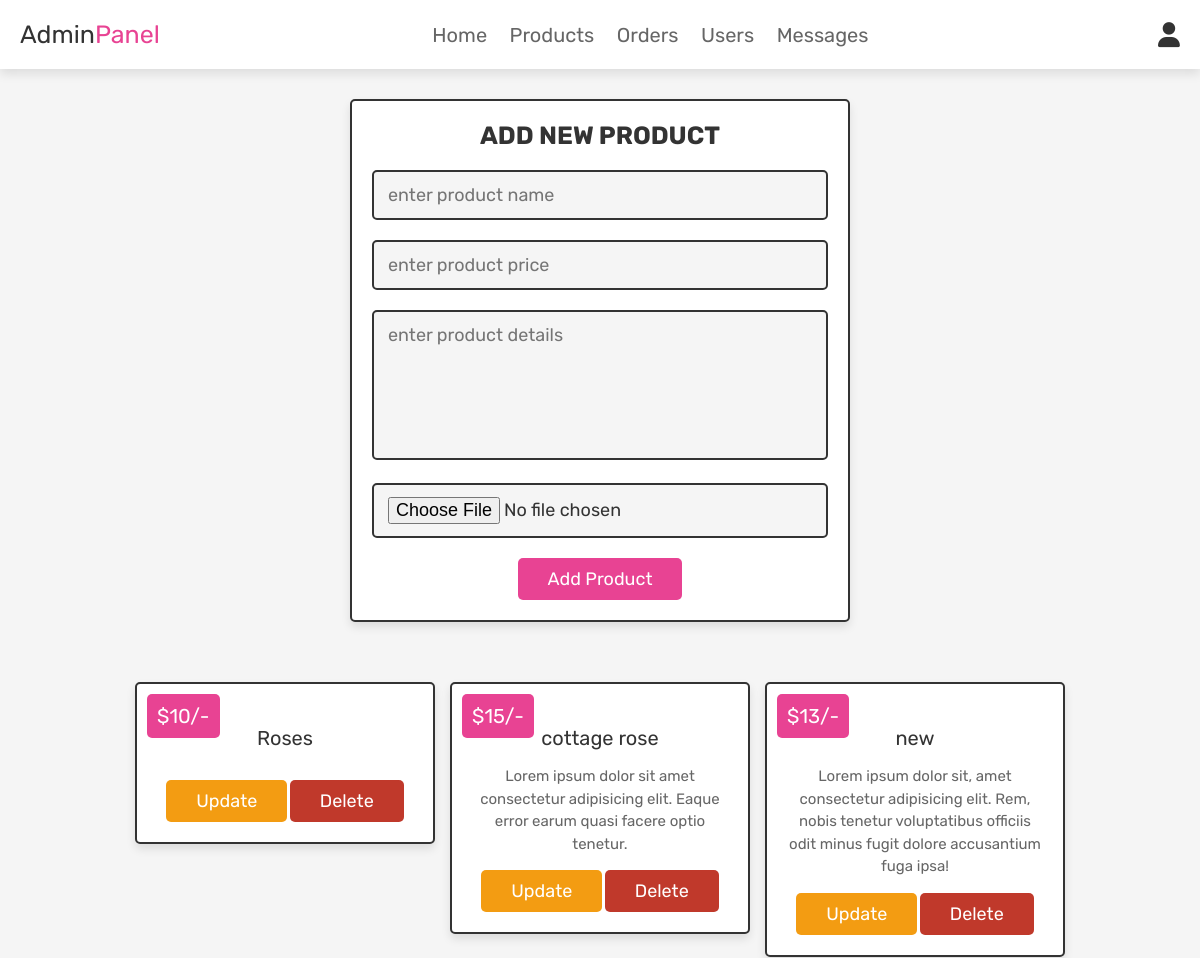
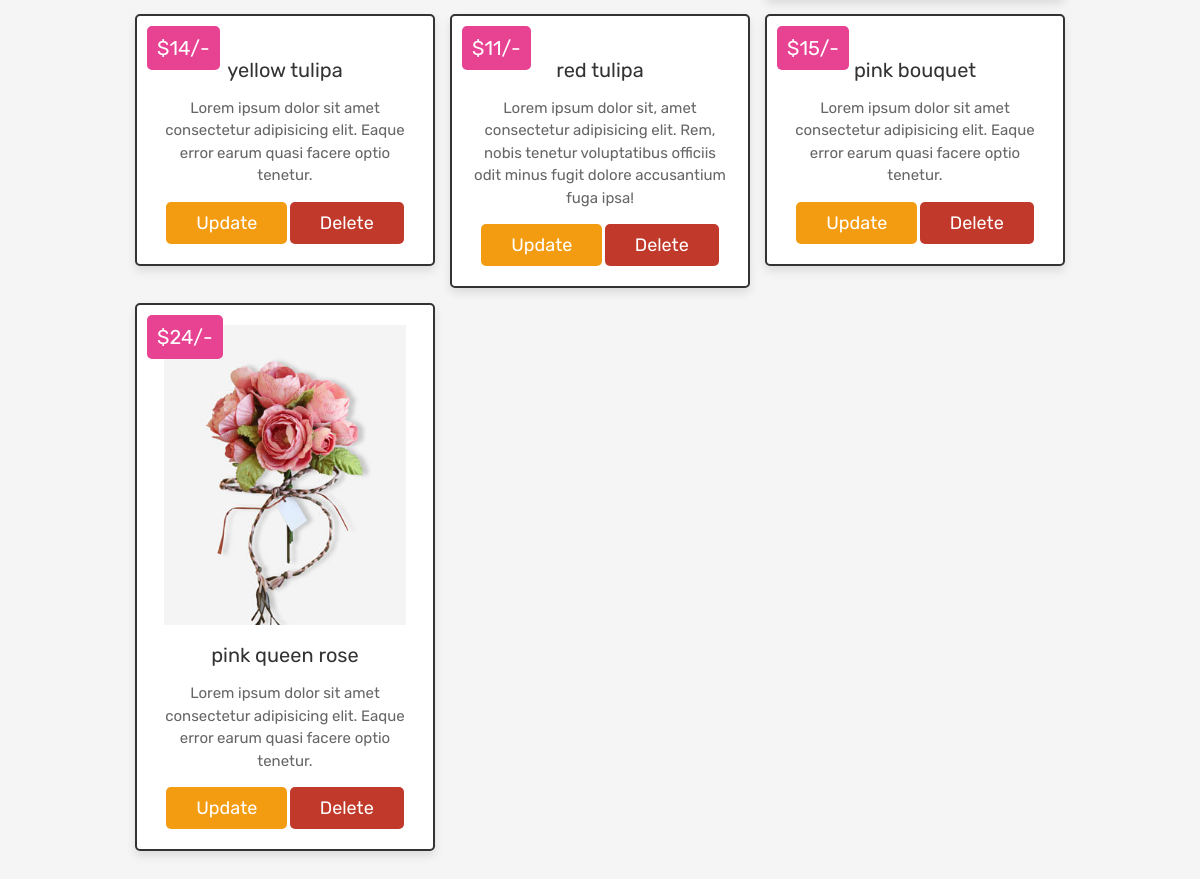
The page /admin_products.php (signed in) on the database its author committed (2 pictures, top to bottom).
### tables this page shows
CREATE TABLE `products` (
  `id` int(100) NOT NULL,
  `name` varchar(100) NOT NULL,
  `details` varchar(500) NOT NULL,
  `price` int(100) NOT NULL,
  `image` varchar(100) NOT NULL
);

### admin_products.php (the view, shortened to what this page needs)
<?php
@include 'config.php';
?>
<!DOCTYPE html>
<html lang="en">
<head>
   <link rel="stylesheet" href="https://cdnjs.cloudflare.com/ajax/libs/font-awesome/6.0.0/css/all.min.css">
   <link rel="stylesheet" href="css/admin_style.css">
</head>
<body>
<?php @include 'admin_header.php'; ?>
<section class="add-products">
   <form action="" method="POST" enctype="multipart/form-data">
      <h3>add new product</h3>
      <input type="text" class="box" required placeholder="enter product name" name="name">
      <input type="number" min="0" class="box" required placeholder="enter product price" name="price">
      <textarea name="details" class="box" required placeholder="enter product details" cols="30" rows="10"></textarea>
      <input type="file" accept="image/jpg, image/jpeg, image/png" required class="box" name="image">
      <input type="submit" value="add product" name="add_product" class="btn">
   </form>
</section>
<section class="show-products">
   <div class="box-container">
      <?php
         $select_products = mysqli_query($conn, "SELECT * FROM `products`") or die('query failed');
         if(mysqli_num_rows($select_products) > 0){
            while($fetch_products = mysqli_fetch_assoc($select_products)){
      ?>
      <div class="box">
         <div class="price">$<?php echo $fetch_products['price']; ?>/-</div>
         <img class="image" src="uploaded_img/<?php echo $fetch_products['image']; ?>" alt="">
         <div class="name"><?php echo $fetch_products['name']; ?></div>
         <div class="details"><?php echo $fetch_products['details']; ?></div>
         <a href="admin_update_product.php?update=<?php echo $fetch_products['id']; ?>" class="option-btn">update</a>
         <a href="admin_products.php?delete=<?php echo $fetch_products['id']; ?>" class="delete-btn" onclick="return confirm('delete this product?');">delete</a>
      </div>
      <?php
         }
      }else{
         echo '<p class="empty">no products added yet!</p>';
      }
      ?>
   </div>
</section>
</body>
</html>

### css/admin_style.css (style rules this page uses)
:root { --pink:#e84393; --red:#c0392b; --orange:#f39c12; --black:#333; --white:#fff; --light-color:#666; --light-white:#ccc; --light-bg:#f5f5f5; --border:.2rem solid var(--black); --box-shadow:0 .5rem 1rem rgba(0,0,0,.1); }
* { font-family: 'Rubik', sans-serif; margin:0; padding:0; box-sizing: border-box; outline: none; border:none; text-decoration: none; transition:all .2s linear; }
html { font-size: 62.5%; overflow-x: hidden; scroll-behavior: smooth; scroll-padding-top: 6.5rem; }
body { background: var(--light-bg); }
section { padding:3rem 2rem; }
.btn, .delete-btn, .option-btn { display: inline-block; border-radius: .5rem; margin-top: 1rem; font-size: 1.8rem; color:var(--white); cursor: pointer; padding:1rem 3rem; text-transform: capitalize; }
.btn { background-color: var(--pink); }
.delete-btn { background-color: var(--red); }
.option-btn { background-color: var(--orange); }
.add-products form { max-width: 50rem; border-radius: .5rem; background-color: var(--white); border:var(--border); padding:2rem; text-align: center; margin:0 auto; box-shadow: var(--box-shadow); }
.add-products form h3 { font-size: 2.5rem; text-transform: uppercase; color:var(--black); margin-bottom: 1rem; }
.add-products form .box { width: 100%; margin:1rem 0; font-size: 1.8rem; color:var(--black); border-radius: .5rem; background-color: var(--light-bg); padding:1.2rem 1.4rem; border:var(--border); }
.add-products form textarea { height: 15rem; resize: none; }
.show-products .box-container { display: grid; grid-template-columns: repeat(auto-fit, 30rem); gap:1.5rem; align-items: flex-start; max-width: 1200px; margin: 0 auto; justify-content: center; }
.show-products .box-container .box { text-align: center; padding:2rem; border:var(--border); background-color: var(--white); box-shadow: var(--box-shadow); border-radius: .5rem; position: relative; }
.show-products .box-container .box .image { height: 30rem; margin-bottom: .5rem; }
.show-products .box-container .box .price { background-color: var(--pink); position: absolute; top:1rem; left:1rem; border-radius: .5rem; color:var(--white); padding:1rem; font-size: 2rem; }
.show-products .box-container .box .name { margin:1rem 0; font-size: 2rem; color:var(--black); }
.show-products .box-container .box .details { line-height: 1.5; color:var(--light-color); font-size: 1.5rem; padding:.5rem 0; }

### rows shown on the page
products: price "10", name "Roses"
products: price "15", name "cottage rose", details "Lorem ipsum dolor sit amet consectetur adipisicing elit. Eaque error earum quasi facere optio tenetur."
products: price "13", name "new", details "Lorem ipsum dolor sit, amet consectetur adipisicing elit. Rem, nobis tenetur voluptatibus officiis odit minus fugit dolore accusantium fuga ipsa!"
products: price "14", name "yellow tulipa", details "Lorem ipsum dolor sit amet consectetur adipisicing elit. Eaque error earum quasi facere optio tenetur."
products: price "11", name "red tulipa", details "Lorem ipsum dolor sit, amet consectetur adipisicing elit. Rem, nobis tenetur voluptatibus officiis odit minus fugit dolore accusantium fuga ipsa!"
products: price "15", name "pink bouquet", details "Lorem ipsum dolor sit amet consectetur adipisicing elit. Eaque error earum quasi facere optio tenetur."
products: price "24", image (picture), name "pink queen rose", details "Lorem ipsum dolor sit amet consectetur adipisicing elit. Eaque error earum quasi facere optio tenetur."
